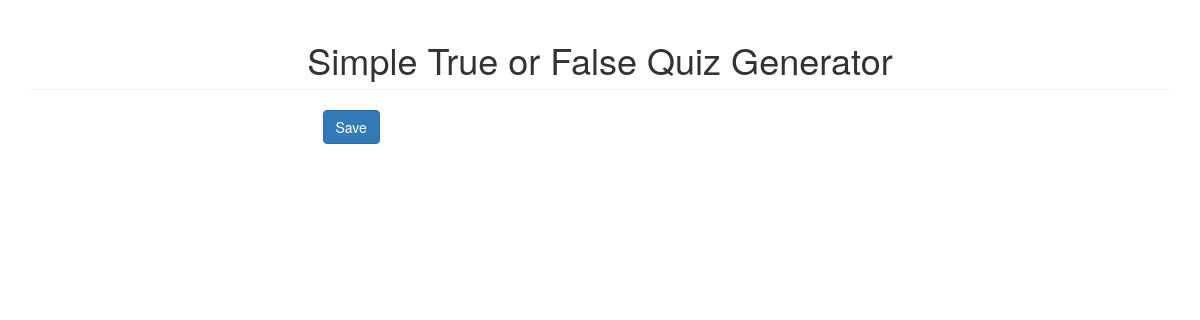
Page /station.php on the earlier database version.
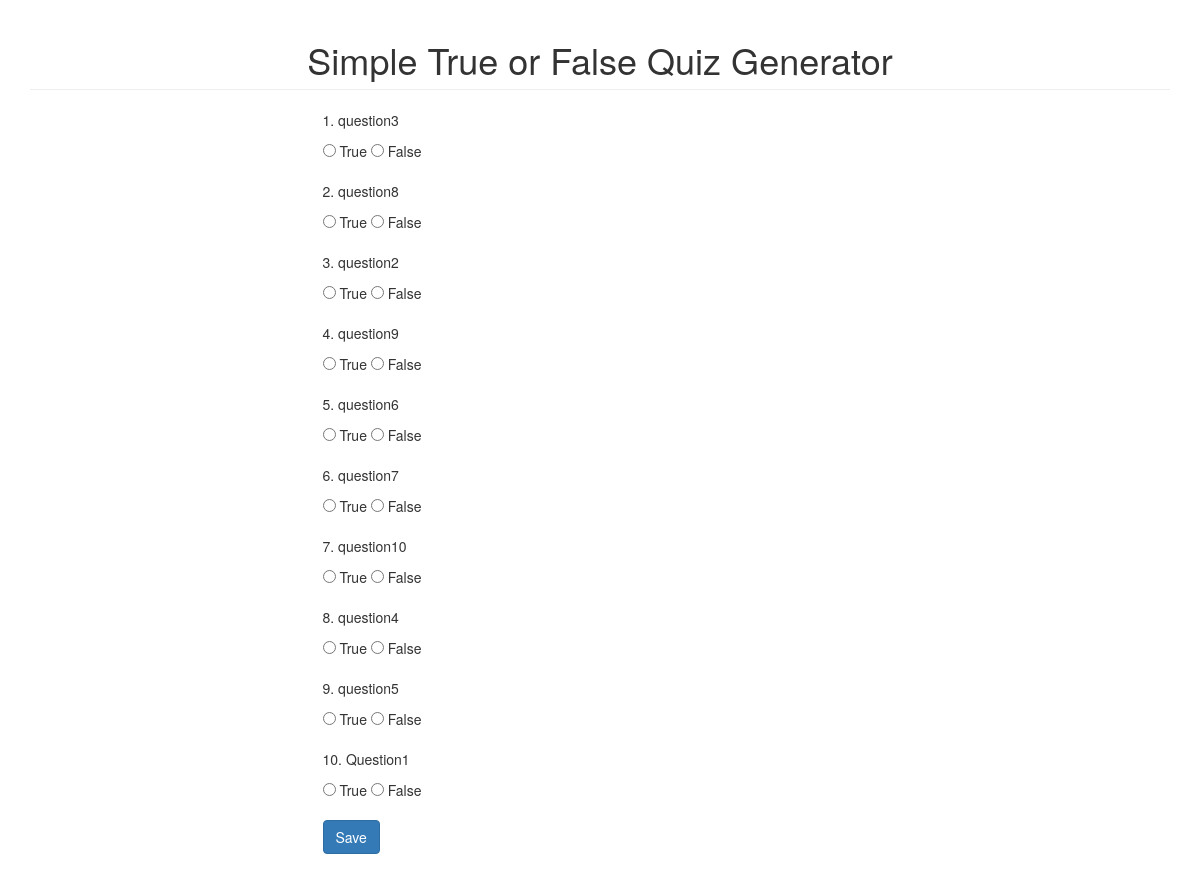
Same page on the later database version.
### tables this page shows
CREATE TABLE `truefalse` (
  `questionid` int(11) NOT NULL,
  `question` text NOT NULL,
  `answer` int(1) NOT NULL
);

### station.php (the view, shortened to what this page needs)
<!DOCTYPE html>
<html>
<head>
	<link href="https://maxcdn.bootstrapcdn.com/bootstrap/3.3.7/css/bootstrap.min.css" rel="stylesheet">
</head>
<body>
<div class="container">
	<h1 class="page-header text-center">Simple True or False Quiz Generator</h1>
	<div class="row">
		<div class="col-md-6 col-md-offset-3">
			<form method="POST" action="check_answer.php">
				<?php
					$iterate = 1;
					$conn = new mysqli('localhost', 'root', '', 'loginsystem');
					$sql = "SELECT * FROM truefalse ORDER BY rand() LIMIT 10";
					$query = $conn->query($sql);
					while($row = $query->fetch_array()){
						?>
						<div>
							<p><?php echo $iterate; ?>. <?php echo $row['question']; ?></p>
							<input type="radio" name="answer_<?php echo $iterate; ?>" value="1"> True
	  						<input type="radio" name="answer_<?php echo $iterate; ?>" value="0"> False
						</div><br>
						<?php
					$iterate++;
					}
				?>
				<button type="submit" class="btn btn-primary">Save</button>
				<br><br>
			</form>
		</div>
	</div>
</div>
</body>
</html>

Differences in the rows shown:
added truefalse: question "question3"
added truefalse: question "question8"
added truefalse: question "question2"
added truefalse: question "question9"
added truefalse: question "question6"
added truefalse: question "question7"
added truefalse: question "question10"
added truefalse: question "question4"
added truefalse: question "question5"
added truefalse: question "Question1"
